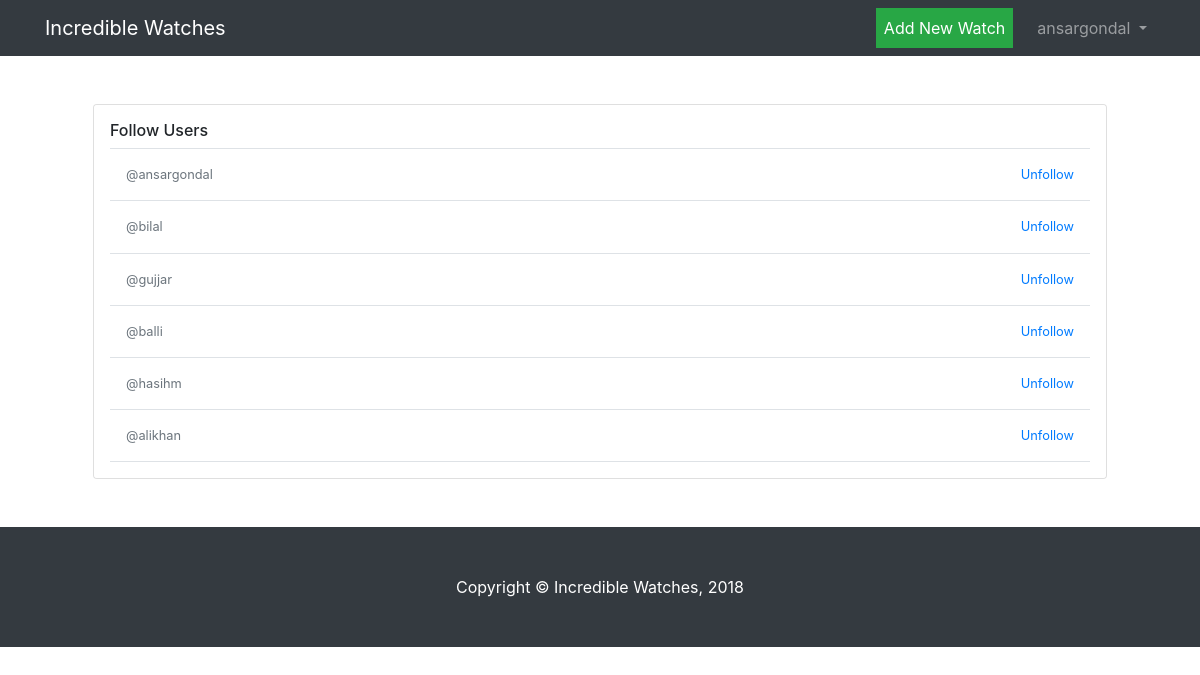
/users.php (signed in), run on the app's committed database.
### tables this page shows
CREATE TABLE `users` (
  `id` int(11) NOT NULL,
  `username` varchar(70) NOT NULL,
  `email` varchar(150) NOT NULL,
  `password` varchar(255) NOT NULL
);

### users.php (the view, shortened to what this page needs)
<?php require_once "layouts/header.php"; ?>
<div class="container">
    <div class="card users-card  m-5">
        <div class=" p-3 bg-white rounded shadow-sm">
            <h6 class="border-bottom border-gray pb-2 mb-0">Follow Users </h6>
            <?php
            $stmt = $db->prepare('SELECT *  FROM  users');
            $stmt->execute();
            $users = $stmt->fetchAll(PDO::FETCH_OBJ);
            foreach ($users as $user): ?>
                <div class="media text-muted pt-3">
                    <div class="media-body pb-3 mb-0 small lh-125 border-bottom border-gray">
                        <div class="d-flex px-3 justify-content-between align-items-center w-100">
                            <span class="d-block">@<?= $user->username ?></span>
                            <?php
                            $stmt = $db->prepare('SELECT *  FROM follow WHERE follower_id = :follower_id
                                   AND user_id = :user_id');
                            $stmt->execute([':follower_id' => $_SESSION['user_id'],
                                ':user_id' => $user->id
                            ]);
                            $following = $stmt->fetch();
                            if ($following):
                                ?>
                                <a href="follow.php?action=unfollow&user_id=<?= $user->id ?>">Unfollow</a>
                            <?php
                            else:
                                ?>
                                <a href="follow.php?action=follow&user_id=<?= $user->id ?>">follow</a>
                            <?php endif; ?>
                        </div>
                    </div>
                </div>
            <?php endforeach; ?>
        </div>
    </div>
</div>
<?php require_once "layouts/footer.php"; ?>

### css/index.css (style rules this page uses)
body { padding-top: 54px; }
@media (min-width: 992px) { body { padding-top: 56px; } }
:root { --jumbotron-padding-y: 3rem; }

### css/rating.css (style rules this page uses)
body { padding-top: 54px; }
@media (min-width: 992px) { body { padding-top: 56px; } }

### data on the page
users: username "ansargondal"
users: username "bilal"
users: username "gujjar"
users: username "balli"
users: username "hasihm"
users: username "alikhan"

### other printed values
$_SESSION['username'] "ansargondal"
